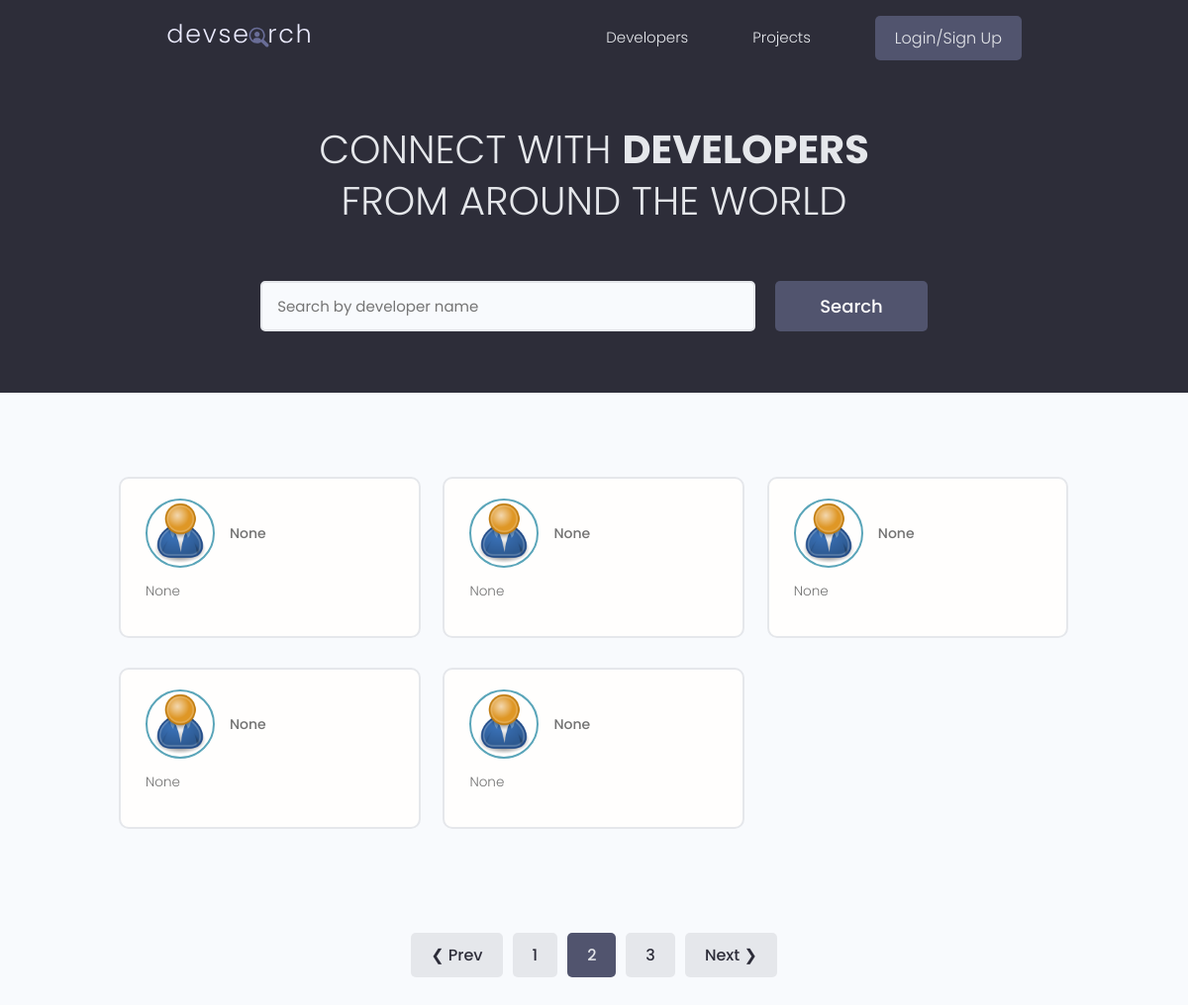
/?page=2, run on an earlier commit of the app's database.
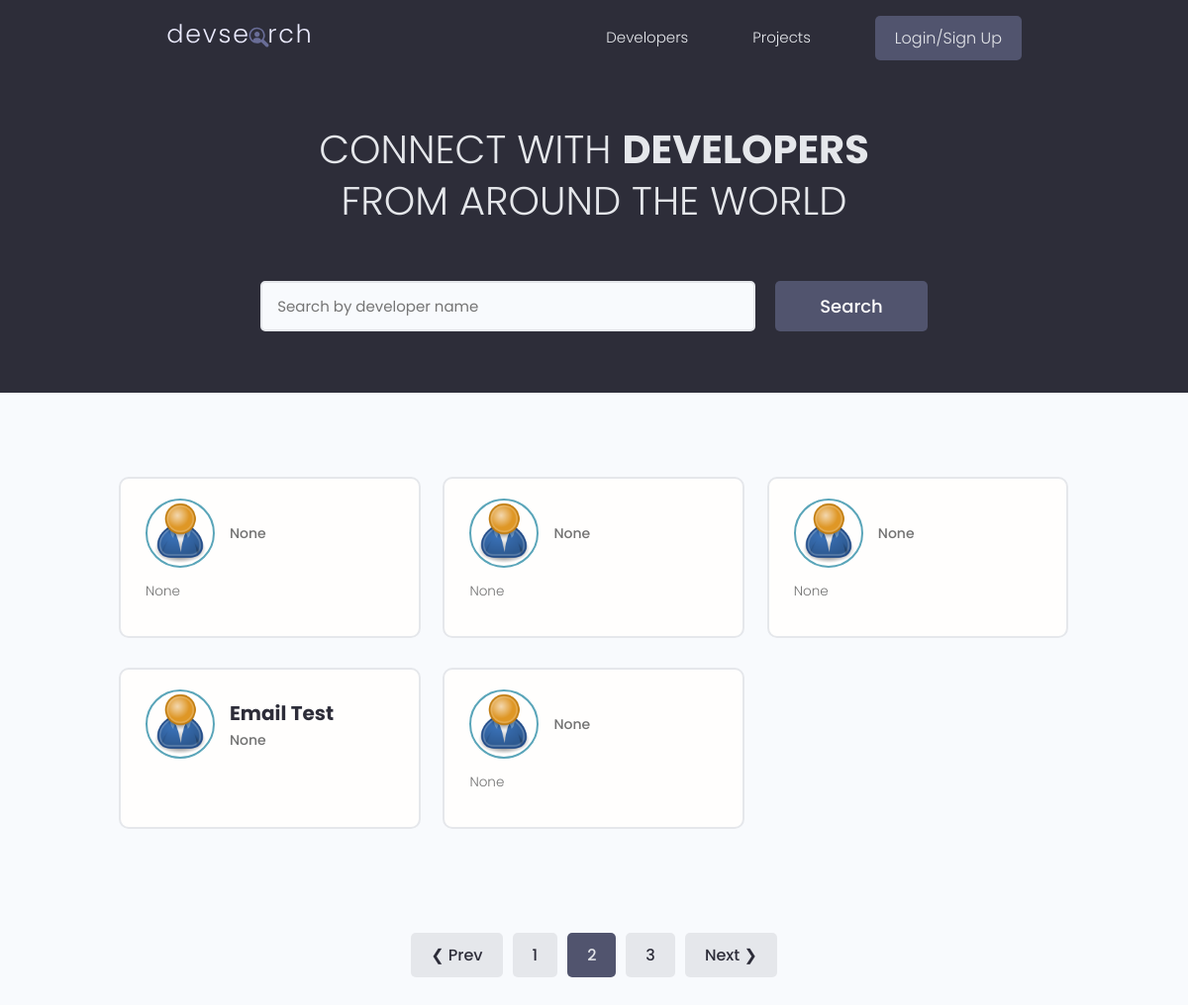
And on a later commit of the database.
### users/models.py (models this page shows, shortened)
class Profile(models.Model):
    user = models.OneToOneField(User, on_delete=models.CASCADE, null=True, blank=True )
    first_name = models.CharField(max_length=100)
    last_name = models.CharField(max_length=100)
    username = models.CharField(max_length=80, null=True, blank=True)
    email = models.EmailField(max_length=80, null=True, blank=True)
    city = models.CharField(max_length=100)
    country = models.CharField(max_length=100)
    short_intro = models.CharField(max_length=200, blank=True, null=True)
    bio = models.TextField(blank=True, null=True)
    profile_image = models.ImageField(null=True, blank=True, upload_to='profile-pics/', default="profile-pics/user-default.png")
    social_github = models.CharField(max_length=200, blank=True, null=True)
    social_twitter = models.CharField(max_length=200, blank=True, null=True)
    social_linkedin = models.CharField(max_length=200, blank=True, null=True)
    social_youtube = models.CharField(max_length=200, blank=True, null=True)
    social_website = models.CharField(max_length=200, blank=True, null=True)
    created_date = models.DateTimeField(auto_now_add=True)
    id = models.UUIDField(default=uuid.uuid4, unique=True, primary_key=True, editable=False)
    @property
    def image_url(self):
        try:
            url = self.profile_image.url
        except:
            url = "/static/images/profile-pics/user-default.png"
        return url
    class Meta:
        ordering = ['created_date']

### users/views.py (the view)
# urls.py: path('', views.profiles, name='profiles'),
def profiles(request):
    profiles, search_query = searchProfiles(request)
    itemsPerPage = 5
    profiles, page_range, paginator = paginateProfiles(request, profiles, itemsPerPage)
    context = {'profiles': profiles,
               'search_query' : search_query,
               'page_range' : page_range}
    return render(request, 'users/developers.html', context)

### users/utils.py (called while the page is built)
def paginateProfiles(request, profiles, results):
    page = request.GET.get('page')
    paginator = Paginator(profiles, results)
    try:
        profiles = paginator.page(page)
    except PageNotAnInteger:
        page = 1
        profiles = paginator.page(page)
    except EmptyPage:
        page = paginator.num_pages
        profiles = paginator.page(page)
    leftIndex = int(page) - 4
    if leftIndex < 1:
        leftIndex = 1
    rightIndex = int(page) + 4
    if rightIndex > paginator.num_pages:
        rightIndex = paginator.num_pages
    page_range = range(leftIndex, rightIndex + 1)
    return profiles, page_range, paginator

def searchProfiles(request):
    search_query = ''
    if request.GET.get('q'):
        search_query = request.GET.get('q')
        skills = Skill.objects.filter(name__icontains=search_query)
        profiles = Profile.objects.filter(Q(first_name__icontains=search_query) |
                                          Q(short_intro__icontains=search_query) |
                                          Q(skill__in=skills)).distinct()
    else:
        profiles = Profile.objects.all()
    return profiles, search_query

### users/templates/users/developers.html (shortened to what this page needs)
{% extends 'main.html'%}
{% block content %}
 <main class="home">
    <section class="hero-section text-center">
      <div class="container container--narrow">
        <div class="hero-section__box">
          <h2>CONNECT WITH <span>DEVELOPERS</span></h2>
          <h2>FROM AROUND THE WORLD</h2>
        </div>
        <div class="hero-section__search">
          <form class="form" action="#" method="get" id="searchFrom">
            <div class="form__field">
              <input class="input input--text" id="formInput#search" type="text" name="q"
                value="{{search_query}}" placeholder="Search by developer name" />
            </div>
            <input class="btn btn--sub btn--lg" type="submit" value="Search" />
          </form>
        </div>
      </div>
    </section>
    <section class="devlist">
      <div class="container">
        <div class="grid grid--three">
          {% for developer in profiles %}
          <div class="column card">
            <div class="dev">
              <a href="{% url 'profile' developer.id %}" class="card__body">
                <div class="dev__profile">
                  <img class="avatar avatar--md" src="{{ developer.image_url }}" alt="image" />
                  <div class="dev__meta">
                    <h3>{{developer.first_name}} {{developer.last_name}}</h3>
                    <h5>{{developer.short_intro}}</h5>
                  </div>
                </div>
                <p class="dev__info">{{developer.bio | slice:"100"}}</p>
              </a>
            </div>
          </div>
          {%endfor%}
        </div>
      </div>
    </section>
    {% include 'pagination.html' with queryset=profiles page_range=page_range%}
  </main>
{% endblock  %}

What changed in the data, as far as the page shows it:
changed Profile: first_name (not shown) → "Email"; last_name (not shown) → "Test"; bio "None" → (not shown)
